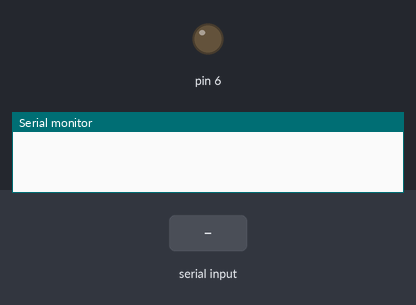
Recording of a sketch running on a simulated Arduino Uno, built with avr-gcc and run on an emulated ATmega328P. Parts: output pins drawn as LEDs (lit = HIGH), the last lines printed to the serial monitor. Inputs (shaded band) come from the test bench.

Above: at 1.2 s.
1.3 s: "turn on" received over Serial
At 1.8 s:
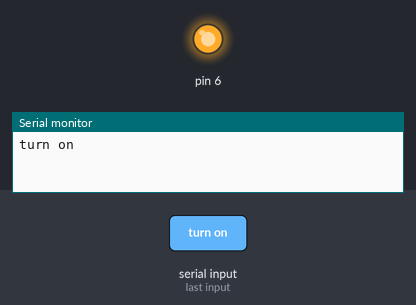
2.8 s: "turn off" received over Serial
At 4.2 s:
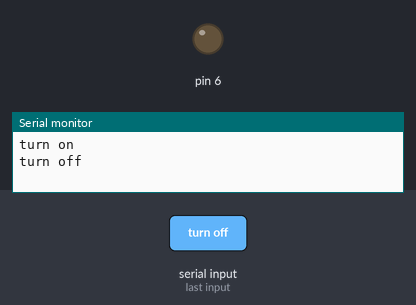
Timing chart, 0 to 5.8 s (numbered marks = the images above; inputs shaded):
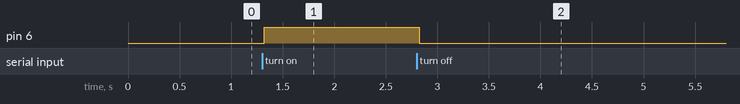

The sketch:

Bluetalk_arduino.ino
```cpp
String readString;
void setup() {
  // put your setup code here, to run once:
Serial.begin(9600);
pinMode(6, OUTPUT);
}

void loop() {
  // put your main code here, to run repeatedly:
while(Serial.available()){
  delay(3);
  char c = Serial.read();
  readString+=c;
}

if(readString.length() >0)
{
  Serial.println(readString);
  if(readString == "turn on")
  {
  digitalWrite(6, HIGH);
  }
 else if(readString == "turn off")
  {
  digitalWrite(6, LOW);
  }
  readString = "";
}
}
```

Measured:
- after the input at 1.3 s, pin 6: LOW → HIGH at once
- after the input at 2.8 s, pin 6: HIGH → LOW at once
